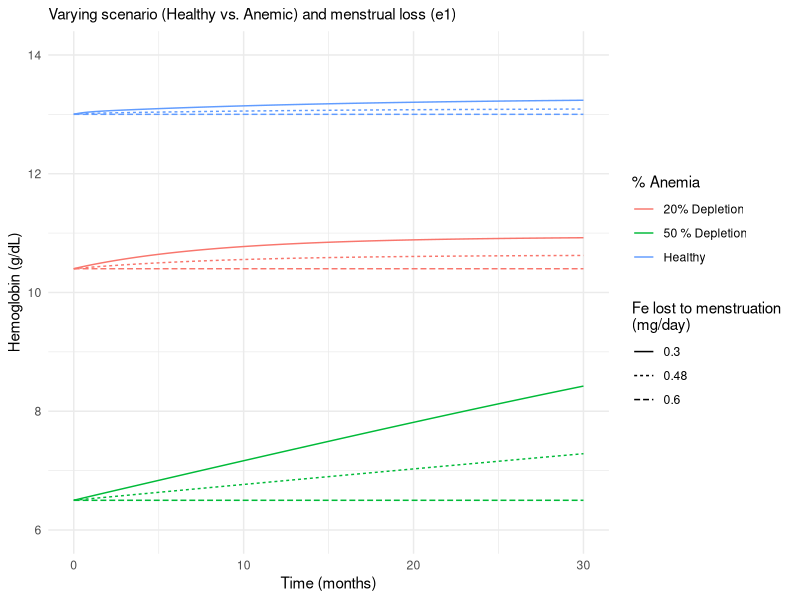
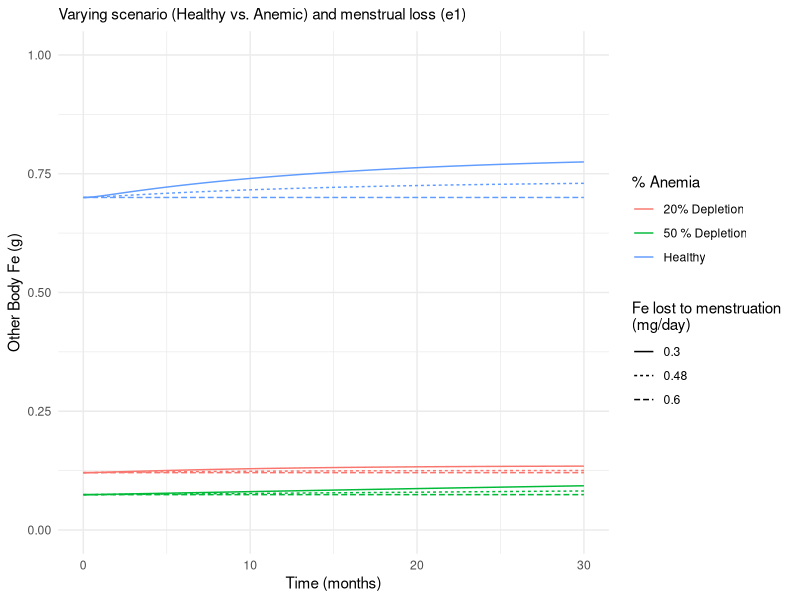

The R script that drew these images, in order:
# If needed, install packages:
# install.packages(c("deSolve", "ggplot2", "dplyr"))

library(deSolve)
library(ggplot2)
library(dplyr)

###############################################################################
# 0) Input Parameters 
###############################################################################
input_params <- list(
  weight = 55,                     # [kg] female weight
  e1   = 0.00060,                  # [g/day] baseline daily menstrual excretion, as long as body Fe > 0. (0.001)
  e2   = 0.00106,                  # [g/day] baseline daily other excretion, as long as body Fe > 0. (0.001)
  Tend   = 30,                     # [months] time to run simulation
  y0   = 13,                       # [g/dL] "Healthy" Hb levels
  dep_hb =  c(0, 20, 50),          # Percent depletion for iron in Hb
  red_men = c(0, 20, 50)           # % Percent reduction in Fe lost to menstruation
)

###############################################################################
# 1) Fixed parameters from the supplement/paper
###############################################################################
base_params <- list(
  d    = 0.0055,                     # RBC death rate (half-life ~127 days)
  a0   = 0.03,                       # Absorption fraction at healthy Hb
  amin = 0.01,                       # Minimum absorption fraction
  amax = 0.20,                       # Maximum absorption fraction
  Ba   = 0.1,                        # Steepness of absorption curve
  Bh   = 0.062                       # Steepness of erythropoiesis curve
)

###############################################################################
# 2) Define the ODE system
###############################################################################

PV <- input_params$weight*0.2*0.2            # healthy plasma volume
BV <- PV/(1-0.38)                            # blood volume, 0.38 is healthy hematocrit
k <- 285/(10*BV)                             # 285 is conversion of g Fe to g Hb, BV is blood volume

# Function to solve the system of ODEs
ironODE <- function(time, state, parameters) {
  with(as.list(c(state, parameters)), {
    
    dx <- I * absp(y) + d * y - eryth(y) * x - input_params$e2
    dy <- eryth(y) * x - d * y - e1
    #Hb <- y*k
    
    list(c(dx, dy))#,  Hb = Hb)  
  })
}

# Function calculating the absorption rate
absp <- function(hb) {
  
  # Iron absorption fraction

  ca <- input_params$y0/k - base_params$Ba * log((base_params$amax - base_params$a0) / (base_params$a0 - base_params$amin))
  a <- base_params$amin + (base_params$amax - base_params$amin) / (1 + exp((hb - ca) / base_params$Ba))
  return(a)
}

# Function calculating the erythropoiesis rate
eryth <- function(hb) {
  
  # Iron absorption fraction
  
  h0 <- (base_params$d*(input_params$y0/k)+input_params$e1)/0.7 # 0.013 ## Fix this
  hmin <- 0.7*h0
  hmax <- 5*h0
  ch <- input_params$y0/k - base_params$Bh * log((hmax - h0) / (h0 - hmin))
  e <- hmin + (hmax - hmin) / (1 + exp((hb - ch) / base_params$Bh))
  return(e)
}

###############################################################################
# 3) Define initial conditions: Various levels of anemia
###############################################################################
# - Healthy: x=0.7 g OBI, y=1.62 g Fe in Hb (~13 g/dL)
# - Anemic:  x=0.2 g OBI, y=1.0  g Fe in Hb (~8 g/dL)

# Function calculating the initial OBI reserves
OBI0 <- function(dep_hb) {
  o <- (((1-(dep_hb/100))*input_params$y0/k)*base_params$d+input_params$e1)/eryth((1-(dep_hb/100))*input_params$y0/k)
  return(o)
}

# Function calculating the intake to maintain steady-state anemia conditions under "normal" menstruation
I <- function(dep_hb) {
  i <- (input_params$e1+input_params$e2)/absp((1-(dep_hb/100))*input_params$y0/k)

  return(i)
}

init_states <- data.frame(
  scenario = c("Healthy", "20% Depletion", "50 % Depletion"),
  x_init = OBI0(input_params$dep_hb),
  y_init = ((1-(input_params$dep_hb/100))*input_params$y0/k), 
  I_vals = I(input_params$dep_hb)
)

print(init_states)

###############################################################################
# 4) Run simulations for each scenario/e1
###############################################################################
e1_vals <- ((1-(input_params$red_men/100)))*input_params$e1
times <- seq(0, input_params$Tend*30, by = 1)

sim_data_list <- list()

for (i in 1:length(init_states$scenario)) {
  # get the correct initial states for the scenario
  scen <- init_states[i,1]
  intake <- init_states[i,4]
  for (e1val in e1_vals) {
     # combine base parameters with the chosen e1 and I
      params_i <- c(base_params, list(e1 = e1val, I = intake))
      
      # initial conditions
      state_i <- c(x = init_states[i,2], y = init_states[i,3])
      
      # solve ODE
      out <- ode(y = state_i, times = times, func = ironODE, parms = params_i)
      out_df <- as.data.frame(out)
      
      # annotate
      out_df$scenario <- scen
      out_df$e1       <- e1val*1000
      out_df$I        <- intake*1000
      
      sim_data_list[[length(sim_data_list) + 1]] <- out_df
  }
}

# Combine all runs into one data frame
sim_data <- do.call(rbind, sim_data_list)

###############################################################################
# 5) Plot: 2 (rows) x 5 (columns) facet grid: scenario vs e1
#    Within each panel, color by I
###############################################################################
p1 <- ggplot(sim_data, aes(x = time/30, y = y*k, color = factor(scenario), linetype = factor(e1))) +
  geom_line() +
  #facet_grid(scenario ~ e1, labeller = label_both) +
  labs(
    #title = "Hemoglobin Dynamics Over 3 months",
    subtitle = "Varying scenario (Healthy vs. Anemic) and menstrual loss (e1)",
    x = "Time (months)",
    y = "Hemoglobin (g/dL)",
    color = "% Anemia",
    linetype = 'Fe lost to menstruation \n(mg/day)'
  ) +
  theme_minimal() + 
  lims(y = c(6, 14))

print(p1)

p2 <- ggplot(sim_data, aes(x = time/30, y = x, color = factor(scenario),linetype = factor(e1))) +
  geom_line() +
  #facet_grid(scenario ~ e1, labeller = label_both) +
  labs(
    #title = "OBI Levels Over 30 months",
    subtitle = "Varying scenario (Healthy vs. Anemic) and menstrual loss (e1)",
    x = "Time (months)",
    y = "Other Body Fe (g)",
    color = "% Anemia",
    linetype = 'Fe lost to menstruation \n(mg/day)'
  ) +
  theme_minimal() + 
  lims(y = c(0, 1))

print(p2)
